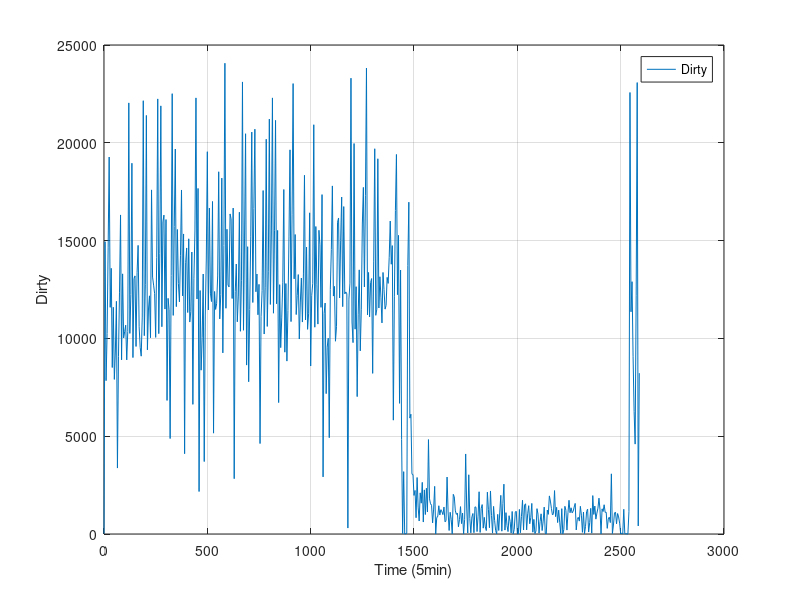

Recreate this plot in MATLAB.
#! /usr/bin/octave -qf
fig = figure;
data = dlmread("finput.txt"," ");
size(data);
set(fig, "visible", "off");
time = data(:,1);
MemTotal = data(:,2);
MemFree = data(:,3);
Buffers = data(:,4);
Cached = data(:,5);
SwapCached = data(:,6);
Active = data(:,7);
Inactive = data(:,8);
SwapTotal = data(:,9);
SwapFree = data(:,10);
Dirty = data(:,11);
Writeback = data(:,12);
AnonPages = data(:,13);
Mapped = data(:,14);
Slab = data(:,15);
SReclaimable = data(:,16);
SUnreclaim = data(:,17);
PageTables = data(:,18);
NFS_Unstable = data(:,19);
Bounce = data(:,20);
WritebackTmp = data(:,21);
CommitLimit = data(:,22);
Committed_AS = data(:,23);
VmallocTotal = data(:,24);
VmallocUsed = data(:,25);
VmallocChunk = data(:,26);

plot(time,Dirty,";Dirty;"), grid

xlabel("Time (5min)");
ylabel("Dirty");
print("Dirty.png", "-dpng");
